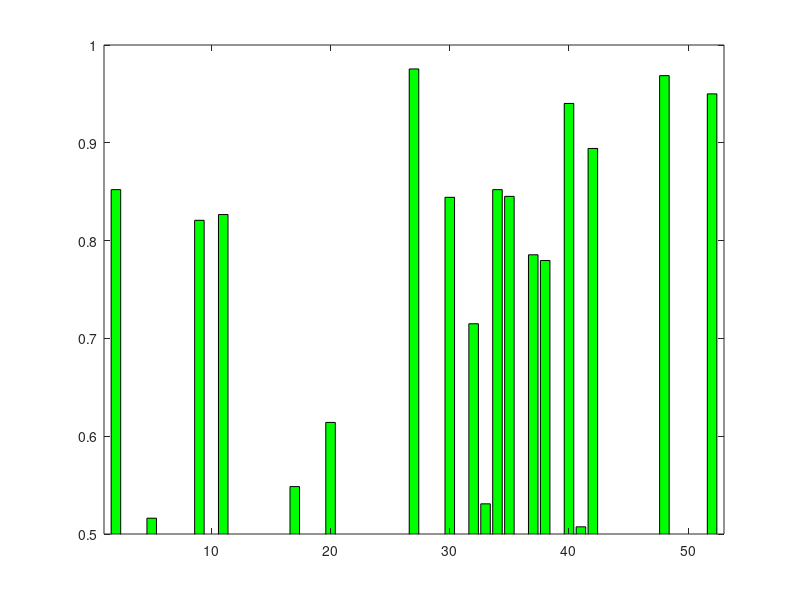
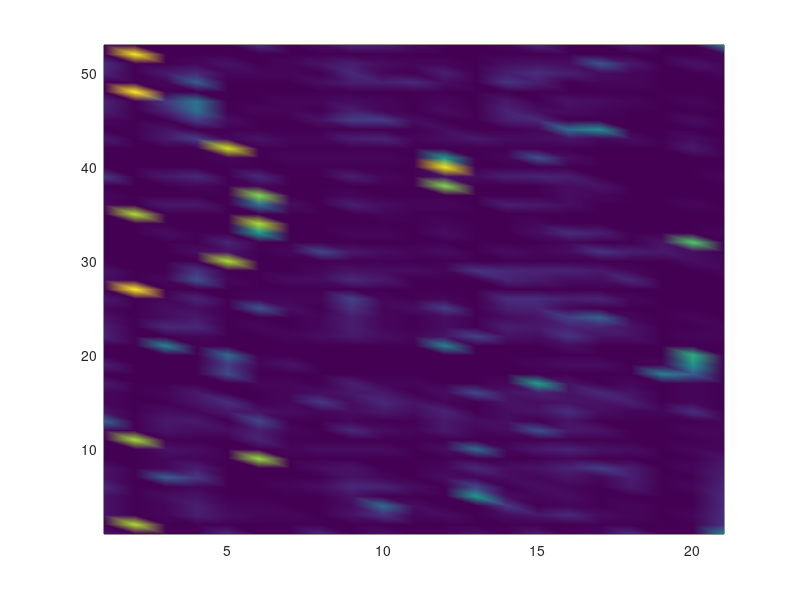

MATLAB code to generate these figures, in order: (Note: this script raises an error after producing the figures.)
close all
clear all

MAX = load('max.txt');
omega = load('omega.txt');
DATA = load('data.txt');

figure
bar(MAX(2,:),MAX(1,:),'g');
axis([1 53 .5 1])

figure
pcolor(omega); shading interp 

figure
pcolor(data); shading interp 